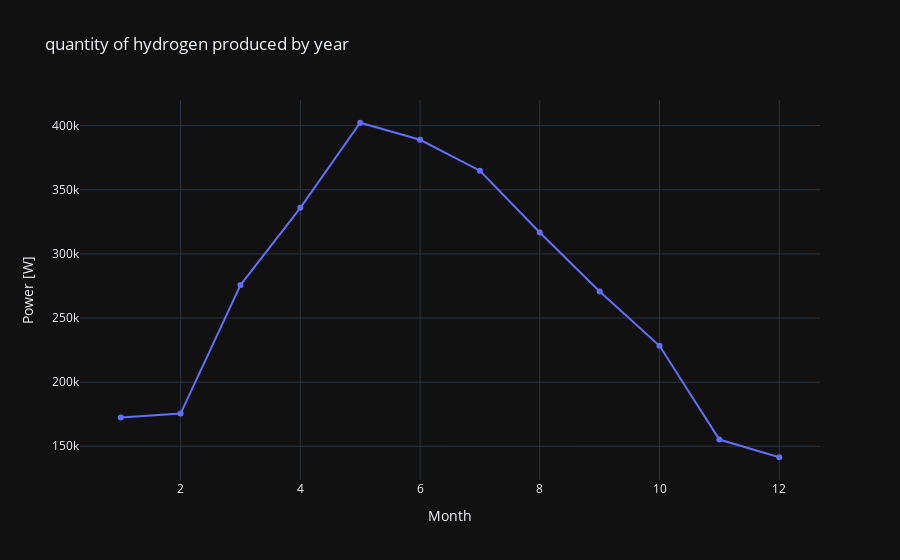

The code cell stored with this chart in its notebook:
### Markdown cell above
Year

### Code cell
year_df=df.groupby(['month'])['p_mp'].agg('sum') #0.05

trace2 = go.Scatter(
    x=year_df.index,
    y=year_df
)


year_fig = go.Figure(data=trace2, layout={'title': 'quantity of hydrogen produced by year', 'xaxis_title':"Month",'yaxis_title':"Power [W]"})
iplot(year_fig, show_link=False)

### Figure 1 — Plotly figure (JSON) as saved in the notebook; plotly's stock layout.template omitted (floating-point values rounded to 4 significant figures)
{"data": [{"x": [1, 2, 3, 4, 5, 6, 7, 8, 9, 10, 11, 12], "y": [172400.0, 175500.0, 275700.0, 335900.0, 402200.0, 389000.0, 364800.0, 316700.0, 270700.0, 228300.0, 155200.0, 141400.0], "type": "scatter"}], "layout": {"title": {"text": "quantity of hydrogen produced by year"}, "xaxis": {"title": {"text": "Month"}}, "yaxis": {"title": {"text": "Power [W]"}}}}
